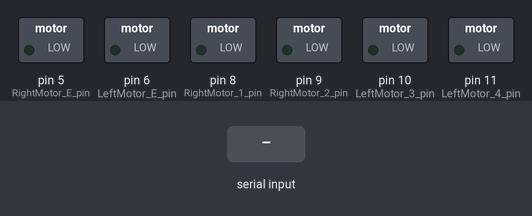
A sketch run on a simulated Arduino Uno, built with avr-gcc and run on an emulated ATmega328P. Shown: switched loads named in the sketch (green lamp = pin HIGH). The test bench sets the inputs (shaded band). What the sketch prints to the serial monitor is not drawn.

Above: at 1.2 s.
1.3 s: "g" received over the second serial link
At 2.5 s:
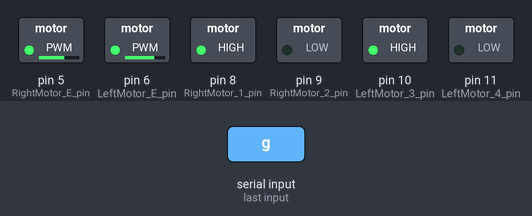
2.8 s: "r" received over the second serial link
At 3.7 s:
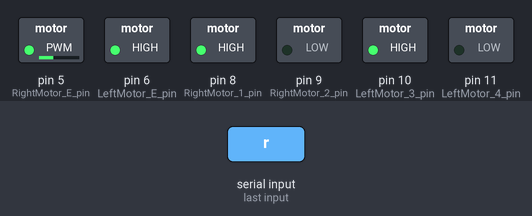
4.3 s: "l" received over the second serial link
At 4.8 s:
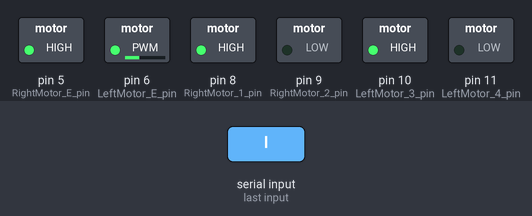
5.8 s: "b" received over the second serial link
At 7.0 s:
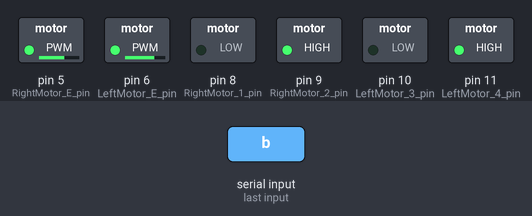
7.3 s: "s" received over the second serial link
At 8.3 s:
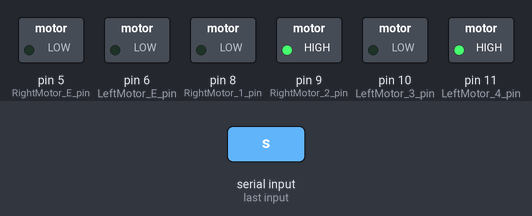
8.8 s: "q" received over the second serial link
At 9.4 s:
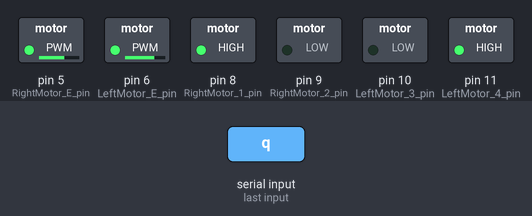
Timing chart, 0 to 11.3 s (numbered marks = the images above; inputs shaded):
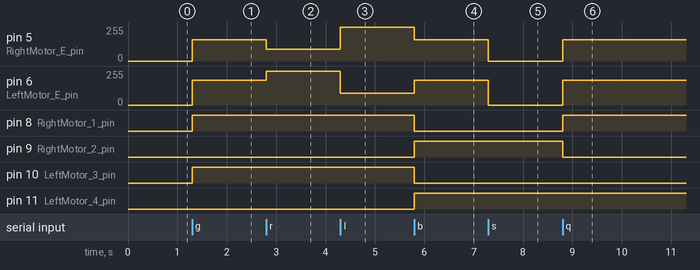

The sketch:

12_RC_CAR_Bluetooth.ino
```cpp
/* 이 소스는 에듀이노(Eduino)에 의해서 번역, 수정, 작성되었고 소유권 또한 에듀이노의 것입니다.
 *  소유권자의 허락을 받지 않고 무단으로 수정, 삭제하여 배포할 시 법적인 처벌을 받을 수도 있습니다.
 *
 *  에듀이노 SmartCar 기본예제 8
 *  - 스마트폰 어플로 스마트카 제어하기 -
 *
 *
 *  스마트폰 어플의 블루투스 통신을 통해 스마트카의 동작을 무선 제어하는 예제입니다.
 *
 *  명령
 *  1. 블루투스 g
 *  -> Go 전진 명령
 *  2. 블루투스 b
 *  -> Back 후진 명령
 *  3. 블루투스 l
 *  -> left 좌회전 명령
 *  4. 블루투스 r
 *  -> right 우회전 명령
 *  5. 블루투스 s
 *  -> stop 정지 명령
 *  6. 블루투스 q
 *  -> left 제자리 좌회전 명령
 *  7. 블루투스 w
 *  -> right 제자리 우회전 명령
 */

#include <SoftwareSerial.h>                            //가상 시리얼 통신을 위한 라이브러리 선언

#define BT_RXD 3                                       // 아두이노의 4번핀을 RX(받는 핀)로 설정
#define BT_TXD 4                                       // 아두이노 3번핀을 TX(보내는 핀)로 설정

SoftwareSerial bluetooth(BT_RXD,BT_TXD);               //블루투스 통신을 위한 설정

int RightMotor_E_pin = 5;                              // 오른쪽 모터의 Enable & PWM
int LeftMotor_E_pin = 6;                               // 왼쪽 모터의 Enable & PWM
int RightMotor_1_pin = 8;                              // 오른쪽 모터 제어선 IN1
int RightMotor_2_pin = 9;                              // 오른쪽 모터 제어선 IN2
int LeftMotor_3_pin = 10;                              // 왼쪽 모터 제어선 IN3
int LeftMotor_4_pin = 11;                              // 왼쪽 모터 제어선 IN4

int L_MotorSpeed = 185;                                // 왼쪽 모터 속도
int R_MotorSpeed = 160;                                // 오른쪽 모터 속도

int R_Motor = 0;
int L_Motor = 0;
int mode = 3;

void setup() {
  pinMode(RightMotor_E_pin, OUTPUT);                   // 출력모드로 설정
  pinMode(RightMotor_1_pin, OUTPUT);
  pinMode(RightMotor_2_pin, OUTPUT);
  pinMode(LeftMotor_3_pin, OUTPUT);
  pinMode(LeftMotor_4_pin, OUTPUT);
  pinMode(LeftMotor_E_pin, OUTPUT);

  Serial.begin(9600);
  bluetooth.begin(9600);

  Serial.println("Welcome Eduino!");
}

void loop() {
  if(bluetooth.available()){
    char Blue_Val = bluetooth.read();
    Serial.print(Blue_Val);
    control_SmartCar(Blue_Val);

    if(mode == 0){
      motor_role(R_Motor, L_Motor);
    }
    else if(mode == 1){
      Right_role(R_Motor, L_Motor);
    }
    else if(mode == 2){
      Left_role(R_Motor, L_Motor);
    }
    else if(mode == 4){
      left_rotation(R_Motor, L_Motor);
    }
    else if(mode == 5){
      right_rotation(R_Motor, L_Motor);
    }
    else{
      analogWrite(RightMotor_E_pin, 0);
      analogWrite(LeftMotor_E_pin, 0);
    }
  }
}

void control_SmartCar(char Blue_val){
  if( Blue_val == 'g' ){                             // "g" 버튼, 명령 : 전진
    R_Motor = HIGH; L_Motor = HIGH; mode = 0;
  }

  else if( Blue_val == 'r' ){                        // "r" 버튼, 명령 : 우회전
    mode = 1;
  }

  else if( Blue_val == 'l' ){                        // "l" 버튼, 명령 : 좌회전
    mode = 2;
  }

  else if( Blue_val == 'b' ){                        // "b" 버튼, 명령 : 후진
    R_Motor = LOW; L_Motor = LOW; mode = 0;
  }

  else if( Blue_val == 's' ){                        // "s" 버튼, 명령 : 정지
    R_Motor = HIGH; L_Motor = HIGH; mode = 3;
  }

  else if( Blue_val == 'q' ){                        // "q" 버튼, 명령 : 제자리 좌회전
    mode = 4;
  }

  else if( Blue_val == 'w' ){                        // "w" 버튼, 명령 : 제자리 우회전
    mode = 5;
  }

  else{                                              // 지정하지 않은 주소입력.
  }
}

void motor_role(int R_motor, int L_motor){
   digitalWrite(RightMotor_1_pin, R_motor);
   digitalWrite(RightMotor_2_pin, !R_motor);
   digitalWrite(LeftMotor_3_pin, L_motor);
   digitalWrite(LeftMotor_4_pin, !L_motor);

   analogWrite(RightMotor_E_pin, R_MotorSpeed);                          // 우측 모터 속도값
   analogWrite(LeftMotor_E_pin, L_MotorSpeed);                           // 좌측 모터 속도값
}

void Right_role(int R_motor, int L_motor){
   digitalWrite(RightMotor_1_pin, R_motor);
   digitalWrite(RightMotor_2_pin, !R_motor);
   digitalWrite(LeftMotor_3_pin, L_motor);
   digitalWrite(LeftMotor_4_pin, !L_motor);

   analogWrite(RightMotor_E_pin, max(R_MotorSpeed*0.4,90));             // 우측 모터 속도값
   analogWrite(LeftMotor_E_pin, 255);                                   // 좌측 모터 속도값
}

void Left_role(int R_motor, int L_motor){
   digitalWrite(RightMotor_1_pin, R_motor);
   digitalWrite(RightMotor_2_pin, !R_motor);
   digitalWrite(LeftMotor_3_pin, L_motor);
   digitalWrite(LeftMotor_4_pin, !L_motor);

   analogWrite(RightMotor_E_pin, 255);                                  // 우측 모터 속도값
   analogWrite(LeftMotor_E_pin, max(L_MotorSpeed*0.4,90));              // 좌측 모터 속도값
}

void left_rotation(int R_motor, int L_motor){
   digitalWrite(RightMotor_1_pin, HIGH);
   digitalWrite(RightMotor_2_pin, LOW);
   digitalWrite(LeftMotor_3_pin, LOW);
   digitalWrite(LeftMotor_4_pin, HIGH);

   analogWrite(RightMotor_E_pin, R_MotorSpeed);                         // 우측 모터 속도값
   analogWrite(LeftMotor_E_pin, L_MotorSpeed);                          // 좌측 모터 속도값
}

void right_rotation(int R_motor, int L_motor){
   digitalWrite(RightMotor_1_pin, LOW);
   digitalWrite(RightMotor_2_pin, HIGH);
   digitalWrite(LeftMotor_3_pin, HIGH);
   digitalWrite(LeftMotor_4_pin, LOW);

   analogWrite(RightMotor_E_pin, R_MotorSpeed);                         // 우측 모터 속도값
   analogWrite(LeftMotor_E_pin, L_MotorSpeed);                          // 좌측 모터 속도값
}
```

Measured:
- after the input at 1.3 s, pin 5 (RightMotor_E_pin): 0/255 → 160/255 at once; pin 6 (LeftMotor_E_pin): 0/255 → 185/255 at once; pin 8 (RightMotor_1_pin), pin 10 (LeftMotor_3_pin): LOW → HIGH at once
- after the input at 2.8 s, pin 5 (RightMotor_E_pin): 160/255 → 90/255 at once; pin 6 (LeftMotor_E_pin): 185/255 → 255/255 at once
- after the input at 4.3 s, pin 5 (RightMotor_E_pin): 90/255 → 255/255 at once; pin 6 (LeftMotor_E_pin): 255/255 → 90/255 at once
- after the input at 5.8 s, pin 5 (RightMotor_E_pin): 255/255 → 160/255 at once; pin 6 (LeftMotor_E_pin): 90/255 → 185/255 at once; pin 8 (RightMotor_1_pin), pin 10 (LeftMotor_3_pin): HIGH → LOW at once; pin 9 (RightMotor_2_pin), pin 11 (LeftMotor_4_pin): LOW → HIGH at once
- after the input at 7.3 s, pin 5 (RightMotor_E_pin): 160/255 → 0/255 at once; pin 6 (LeftMotor_E_pin): 185/255 → 0/255 at once
- after the input at 8.8 s, pin 5 (RightMotor_E_pin): 0/255 → 160/255 at once; pin 6 (LeftMotor_E_pin): 0/255 → 185/255 at once; pin 8 (RightMotor_1_pin): LOW → HIGH at once; pin 9 (RightMotor_2_pin): HIGH → LOW at once
